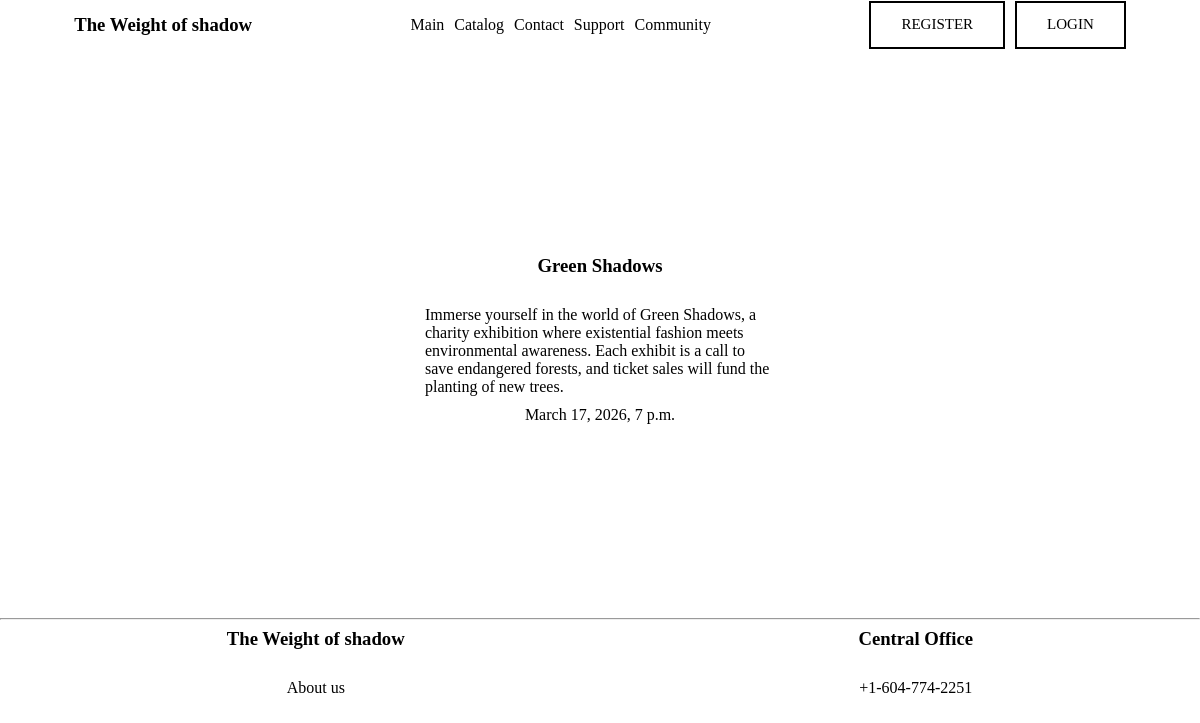
/community/, run on the app's committed database.
### community/models.py (models this page shows, shortened)
class Event(models.Model):
    title = models.CharField('Название', max_length=200)
    description = models.TextField('Описание')
    event_date = models.DateTimeField('Дата и время мероприятия')

### community/views.py (the view)
# urls.py: path('',views.EventFunction, name='com')
def EventFunction(request):
    list_event = Event.objects.all()
    return render(request, 'community/community.html', {'list_event':list_event})

### community/templates/community/community.html (shortened to what this page needs)
{% extends 'myapp/layout.html' %}
{% load static %}
{% block style_css %}
<link rel="stylesheet" href="{% static 'myapp/css/main.css' %}" />
{% endblock %}
{% block content %}
<div class="Central-block">
    {% for el in list_event %}
<div class="positions">
    <h3>{{el.title}}</h3>
    <p>{{el.description}}</p>
    <p>{{el.event_date}}</p>
</div>
    {% endfor %}
</div>
{% endblock %}

### static/myapp/css/layout.css (style rules this page uses)
body { margin: 0; padding: 0; }
p { font-family: algerian; color: black; margin: 0; padding: 0; }
h3 { font-family: algerian; color: black; }

### community/templates/community/community.html (style rules this page uses)
.Central-block { display: flex; min-height: 70vh; justify-content: center; align-items: center; }
.positions { display: flex; flex-direction: column; gap: 10px; justify-content: center; align-items: center; width: 350px; height: 300px; }

### data on the page
Event: title "Green Shadows", description "Immerse yourself in the world of Green Shadows, a charity exhibition where existential fashion meets environmental awareness. Each exhibit is a call to save endangered forests, and ticket sales will fund the planting of new trees.", event_date "March 17, 2026, 7 p.m."
